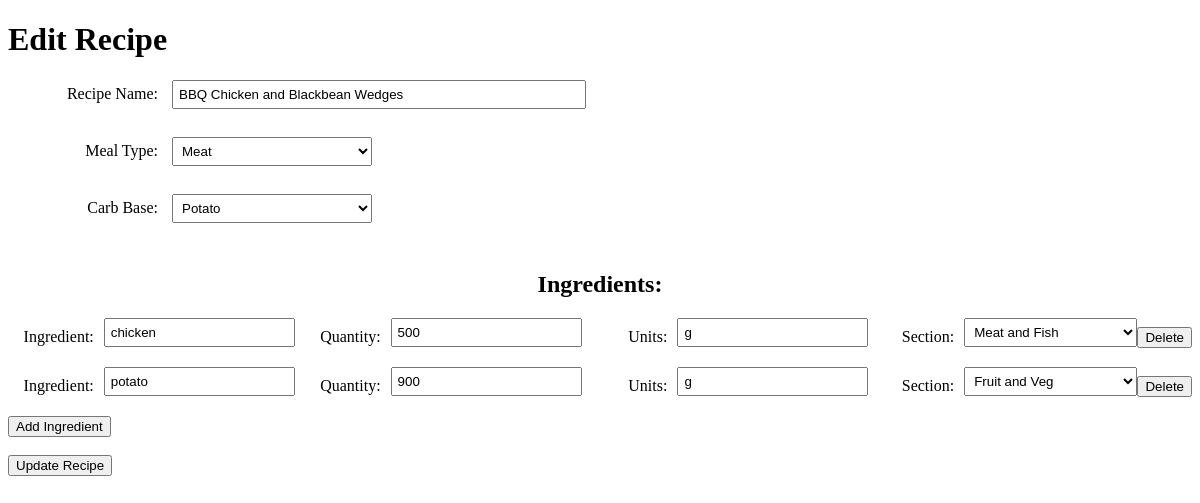
Page /edit_recipe/2 on the committed database.
### db_models.py (models this page shows)
class Recipe(db.Model):
    __tablename__ = 'recipes'
    id = db.Column(db.Integer, primary_key=True, autoincrement=True)
    name = db.Column(db.String(255), nullable=False)
    category1 = db.Column(db.String(255), nullable=False)
    category2 = db.Column(db.String(255), nullable=False)

class RecipeItem(db.Model):
    __tablename__ = 'recipe_items'
    id = db.Column(db.Integer, primary_key=True, autoincrement=True)
    recipe_id = db.Column(db.Integer, db.ForeignKey('recipes.id'), nullable=False)
    item_id = db.Column(db.Integer, db.ForeignKey('items.id'), nullable=False)
    quantity = db.Column(db.Integer, nullable=False)
    recipe = db.relationship('Recipe', backref=db.backref('recipe_items', lazy=True))
    item = db.relationship('Item', backref=db.backref('recipe_items', lazy=True))

class Item(db.Model):
    __tablename__ = 'items'
    id = db.Column(db.Integer, primary_key=True, autoincrement=True)
    name = db.Column(db.String(255), nullable=False)
    unit = db.Column(db.String(255), nullable=False)
    shop_section = db.Column(db.String(255), nullable=False)

### app.py (the view, shortened to what this page needs)
@app.route('/edit_recipe/<int:id>', methods=['GET', 'POST'])
def edit_recipe(id):
    recipe = Recipe.query.get_or_404(id)
    previous_ingredients = db.session.query(Item.name, RecipeItem.quantity, Item.unit, Item.shop_section, Item.id)\
        .join(RecipeItem, Item.id == RecipeItem.item_id)\
        .filter(RecipeItem.recipe_id == id)\
        .all()
    return render_template('edit_recipe.html', ingredients = previous_ingredients, recipe = recipe.name,
                           category1 = recipe.category1, category2 = recipe.category2)

### templates/edit_recipe.html (shortened to what this page needs)
<!DOCTYPE html>
<html>
  <head>
    <link rel="stylesheet" href="{{ url_for('static', filename='add_style.css') }}">
  </head>
  <body>
    <h1>Edit Recipe</h1>
    <form method="POST">
      <label for="name">Recipe Name:</label>
      <input type="text" name="name" value="{{ recipe }}" required><br><br>
      <label for="category1">Meal Type:</label>
      <select name="category1" required>
        <option value="Meat" {% if category1 == 'Meat' %}selected{% endif %}>Meat</option>
      </select><br><br>
      <label for="category2">Carb Base:</label>
      <select name="category2" required>
        <option value="Potato" {% if category2 == 'Potato' %}selected{% endif %}>Potato</option>
      </select><br><br>
      <h2>Ingredients:</h2>
      <div id="ingredients">
        {% for item in ingredients %}
        <div>
          <label for="ingredient">Ingredient:</label>
          <input type="text" name="ingredients[]" value="{{ item[0] }}" required>
          <label for="quantity">Quantity:</label>
          <input type="text" name="quantities[]" value="{{ item[1] }}" required>
          <label for="units">Units:</label>
          <input type="text" name="units[]" value="{{ item[2] }}" required>
          <label for="section">Section:</label>
          <select name="shop_sections[]">
            <option value="Fruit and Veg" {% if item[3] == 'Fruit and Veg' %}selected{% endif %}>Fruit and Veg</option>
            <option value="Meat and Fish" {% if item[3] == 'Meat and Fish' %}selected{% endif %}>Meat and Fish</option>
          </select><br><br>
          <button type="button" onclick="removeIngredient(this)">Delete</button>
        </div>
        {% endfor %}
      </div>
      <button type="button" onclick="addIngredient()">Add Ingredient</button><br><br>
      <input type="submit" value="Update Recipe">
    </form>
  </body>
</html>

### static/add_style.css (style rules this page uses)
label { display: inline-block; width: 150px; text-align: right; margin-right: 10px; }
input[type="text"], select { width: 200px; padding: 5px; margin-bottom: 10px; }
input[name="name"] { width: 400px; }
h2 { clear: both; text-align: center; }
#ingredients div { display: flex; align-items: center; margin-bottom: 10px; }
#ingredients label { width: 100px; margin-right: 10px }

### rows in the picture
Recipe: name "BBQ Chicken and Blackbean Wedges", category1 "Meat", category2 "Potato"
RecipeItem: name "chicken", quantity "500", unit "g"
RecipeItem: name "potato", quantity "900", unit "g"
